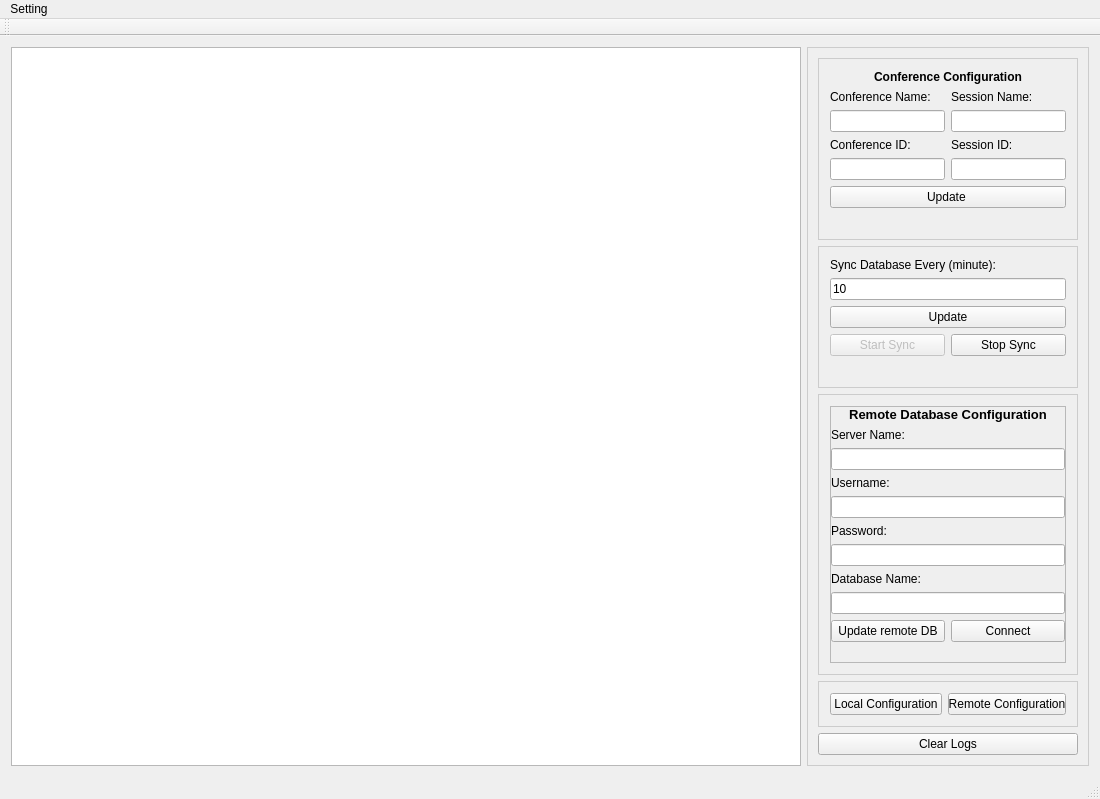
<?xml version="1.0" encoding="UTF-8"?>
<ui version="4.0">
 <class>MainWindow</class>
 <widget class="QMainWindow" name="MainWindow">
  <property name="geometry">
   <rect>
    <x>0</x>
    <y>0</y>
    <width>1100</width>
    <height>768</height>
   </rect>
  </property>
  <property name="windowTitle">
   <string>Prime Database Sync</string>
  </property>
  <widget class="QWidget" name="centralWidget">
   <layout class="QGridLayout" name="gridLayout">
    <item row="0" column="1">
     <widget class="QWidget" name="side" native="true">
      <property name="styleSheet">
       <string notr="true">#side {
	min-width: 200px;
	max-width: 280px;
	border: 1px solid #ccc;

}
</string>
      </property>
      <layout class="QVBoxLayout" name="verticalLayout">
       <item>
        <widget class="QFrame" name="frame_5">
         <property name="styleSheet">
          <string notr="true">#frame_5 {
	border: 1px solid #ccc;
}</string>
         </property>
         <property name="frameShape">
          <enum>QFrame::StyledPanel</enum>
         </property>
         <property name="frameShadow">
          <enum>QFrame::Raised</enum>
         </property>
         <layout class="QVBoxLayout" name="verticalLayout_11">
          <item>
           <widget class="QLabel" name="label_14">
            <property name="text">
             <string>&lt;html&gt;&lt;head/&gt;&lt;body&gt;&lt;p align=&quot;center&quot;&gt;&lt;span style=&quot; font-weight:600;&quot;&gt;Conference Configuration&lt;/span&gt;&lt;/p&gt;&lt;/body&gt;&lt;/html&gt;</string>
            </property>
           </widget>
          </item>
          <item>
           <layout class="QHBoxLayout" name="horizontalLayout_7">
            <item>
             <layout class="QVBoxLayout" name="verticalLayout_9">
              <item>
               <widget class="QLabel" name="label_17">
                <property name="text">
                 <string>Conference Name:</string>
                </property>
               </widget>
              </item>
              <item>
               <widget class="QLineEdit" name="txt_conference_name"/>
              </item>
             </layout>
            </item>
            <item>
             <layout class="QVBoxLayout" name="verticalLayout_10">
              <item>
               <widget class="QLabel" name="label_18">
                <property name="text">
                 <string>Session Name:</string>
                </property>
               </widget>
              </item>
              <item>
               <widget class="QLineEdit" name="txt_session_name"/>
              </item>
             </layout>
            </item>
           </layout>
          </item>
          <item>
           <layout class="QHBoxLayout" name="horizontalLayout_5">
            <item>
             <layout class="QVBoxLayout" name="verticalLayout_5">
              <item>
               <widget class="QLabel" name="label_12">
                <property name="text">
                 <string>Conference ID:</string>
                </property>
               </widget>
              </item>
              <item>
               <widget class="QLineEdit" name="txt_conference_id"/>
              </item>
             </layout>
            </item>
            <item>
             <layout class="QVBoxLayout" name="verticalLayout_6">
              <item>
               <widget class="QLabel" name="label_13">
                <property name="text">
                 <string>Session ID:</string>
                </property>
               </widget>
              </item>
              <item>
               <widget class="QLineEdit" name="txt_session_id"/>
              </item>
             </layout>
            </item>
           </layout>
          </item>
          <item>
           <widget class="QPushButton" name="update_conference_session_bt">
            <property name="text">
             <string>Update </string>
            </property>
           </widget>
          </item>
          <item>
           <widget class="QLabel" name="txt_conference_session_msg">
            <property name="text">
             <string/>
            </property>
            <property name="wordWrap">
             <bool>true</bool>
            </property>
           </widget>
          </item>
         </layout>
        </widget>
       </item>
       <item>
        <widget class="QFrame" name="frame">
         <property name="styleSheet">
          <string notr="true">#frame {
	border: 1px solid #ccc;
}</string>
         </property>
         <property name="frameShape">
          <enum>QFrame::StyledPanel</enum>
         </property>
         <property name="frameShadow">
          <enum>QFrame::Raised</enum>
         </property>
         <layout class="QVBoxLayout" name="verticalLayout_2">
          <item>
           <widget class="QLabel" name="label">
            <property name="text">
             <string>Sync Database Every (minute): </string>
            </property>
           </widget>
          </item>
          <item>
           <widget class="QLineEdit" name="sync_time">
            <property name="text">
             <string>10</string>
            </property>
           </widget>
          </item>
          <item>
           <widget class="QPushButton" name="update_sync_time">
            <property name="text">
             <string>Update</string>
            </property>
           </widget>
          </item>
          <item>
           <layout class="QHBoxLayout" name="horizontalLayout_3">
            <item>
             <widget class="QPushButton" name="start_sync">
              <property name="enabled">
               <bool>false</bool>
              </property>
              <property name="text">
               <string>Start Sync</string>
              </property>
             </widget>
            </item>
            <item>
             <widget class="QPushButton" name="stop_sync">
              <property name="enabled">
               <bool>true</bool>
              </property>
              <property name="text">
               <string>Stop Sync</string>
              </property>
             </widget>
            </item>
           </layout>
          </item>
          <item>
           <widget class="QLabel" name="txt_msg">
            <property name="text">
             <string/>
            </property>
            <property name="wordWrap">
             <bool>true</bool>
            </property>
           </widget>
          </item>
         </layout>
        </widget>
       </item>
       <item>
        <widget class="QStackedWidget" name="stackedWidget">
         <property name="styleSheet">
          <string notr="true">#stackedWidget {
	border: 1px solid #ccc;
}</string>
         </property>
         <property name="currentIndex">
          <number>1</number>
         </property>
         <widget class="QWidget" name="local_db_config">
          <layout class="QGridLayout" name="gridLayout_2">
           <item row="0" column="0">
            <widget class="QFrame" name="local_db_config_2">
             <property name="styleSheet">
              <string notr="true"/>
             </property>
             <property name="frameShape">
              <enum>QFrame::StyledPanel</enum>
             </property>
             <property name="frameShadow">
              <enum>QFrame::Raised</enum>
             </property>
             <layout class="QVBoxLayout" name="verticalLayout_3">
              <property name="leftMargin">
               <number>0</number>
              </property>
              <property name="topMargin">
               <number>0</number>
              </property>
              <property name="rightMargin">
               <number>0</number>
              </property>
              <property name="bottomMargin">
               <number>0</number>
              </property>
              <item>
               <widget class="QLabel" name="label_6">
                <property name="font">
                 <font>
                  <pointsize>10</pointsize>
                  <weight>75</weight>
                  <bold>true</bold>
                 </font>
                </property>
                <property name="text">
                 <string>&lt;html&gt;&lt;head/&gt;&lt;body&gt;&lt;p align=&quot;center&quot;&gt;&lt;span style=&quot; font-size:9pt; font-weight:600;&quot;&gt;Local Database Configuration&lt;/span&gt;&lt;/p&gt;&lt;/body&gt;&lt;/html&gt;</string>
                </property>
               </widget>
              </item>
              <item>
               <widget class="QLabel" name="label_4">
                <property name="text">
                 <string>Server Name:</string>
                </property>
               </widget>
              </item>
              <item>
               <widget class="QLineEdit" name="txt_server_name_local"/>
              </item>
              <item>
               <widget class="QLabel" name="label_2">
                <property name="text">
                 <string>Username:</string>
                </property>
               </widget>
              </item>
              <item>
               <widget class="QLineEdit" name="txt_username_local"/>
              </item>
              <item>
               <widget class="QLabel" name="label_3">
                <property name="text">
                 <string>Password:</string>
                </property>
               </widget>
              </item>
              <item>
               <widget class="QLineEdit" name="txt_password_local">
                <property name="echoMode">
                 <enum>QLineEdit::Password</enum>
                </property>
               </widget>
              </item>
              <item>
               <widget class="QLabel" name="label_5">
                <property name="text">
                 <string>Database Name:</string>
                </property>
               </widget>
              </item>
              <item>
               <widget class="QLineEdit" name="txt_database_name_local"/>
              </item>
              <item>
               <layout class="QHBoxLayout" name="horizontalLayout">
                <item>
                 <widget class="QPushButton" name="update_local">
                  <property name="text">
                   <string>Update local DB</string>
                  </property>
                 </widget>
                </item>
                <item>
                 <widget class="QPushButton" name="connect_local_db">
                  <property name="text">
                   <string>Connect</string>
                  </property>
                 </widget>
                </item>
               </layout>
              </item>
              <item>
               <widget class="QLabel" name="txt_local_msg">
                <property name="text">
                 <string/>
                </property>
                <property name="wordWrap">
                 <bool>true</bool>
                </property>
               </widget>
              </item>
             </layout>
            </widget>
           </item>
          </layout>
         </widget>
         <widget class="QWidget" name="remote_db_config">
          <layout class="QGridLayout" name="gridLayout_3">
           <item row="0" column="0">
            <widget class="QFrame" name="remote_db_config_2">
             <property name="frameShape">
              <enum>QFrame::StyledPanel</enum>
             </property>
             <property name="frameShadow">
              <enum>QFrame::Raised</enum>
             </property>
             <layout class="QVBoxLayout" name="verticalLayout_4">
              <property name="leftMargin">
               <number>0</number>
              </property>
              <property name="topMargin">
               <number>0</number>
              </property>
              <property name="rightMargin">
               <number>0</number>
              </property>
              <property name="bottomMargin">
               <number>0</number>
              </property>
              <item>
               <widget class="QLabel" name="label_11">
                <property name="font">
                 <font>
                  <pointsize>10</pointsize>
                  <weight>75</weight>
                  <bold>true</bold>
                 </font>
                </property>
                <property name="text">
                 <string>&lt;html&gt;&lt;head/&gt;&lt;body&gt;&lt;p align=&quot;center&quot;&gt;&lt;span style=&quot; font-weight:600;&quot;&gt;Remote Database Configuration&lt;/span&gt;&lt;/p&gt;&lt;/body&gt;&lt;/html&gt;</string>
                </property>
               </widget>
              </item>
              <item>
               <widget class="QLabel" name="label_7">
                <property name="text">
                 <string>Server Name:</string>
                </property>
               </widget>
              </item>
              <item>
               <widget class="QLineEdit" name="txt_server_name_remote"/>
              </item>
              <item>
               <widget class="QLabel" name="label_8">
                <property name="text">
                 <string>Username:</string>
                </property>
               </widget>
              </item>
              <item>
               <widget class="QLineEdit" name="txt_username_remote"/>
              </item>
              <item>
               <widget class="QLabel" name="label_9">
                <property name="text">
                 <string>Password:</string>
                </property>
               </widget>
              </item>
              <item>
               <widget class="QLineEdit" name="txt_password_remote">
                <property name="echoMode">
                 <enum>QLineEdit::Password</enum>
                </property>
               </widget>
              </item>
              <item>
               <widget class="QLabel" name="label_10">
                <property name="text">
                 <string>Database Name:</string>
                </property>
               </widget>
              </item>
              <item>
               <widget class="QLineEdit" name="txt_database_name_remote"/>
              </item>
              <item>
               <layout class="QHBoxLayout" name="horizontalLayout_2">
                <item>
                 <widget class="QPushButton" name="update_remote">
                  <property name="text">
                   <string>Update remote DB</string>
                  </property>
                 </widget>
                </item>
                <item>
                 <widget class="QPushButton" name="connect_remote_db">
                  <property name="text">
                   <string>Connect</string>
                  </property>
                 </widget>
                </item>
               </layout>
              </item>
              <item>
               <widget class="QLabel" name="txt_remote_msg">
                <property name="text">
                 <string/>
                </property>
                <property name="wordWrap">
                 <bool>true</bool>
                </property>
               </widget>
              </item>
             </layout>
            </widget>
           </item>
          </layout>
         </widget>
        </widget>
       </item>
       <item>
        <widget class="QFrame" name="frame_4">
         <property name="styleSheet">
          <string notr="true">#frame_4 {
	border: 1px solid #ccc;
}</string>
         </property>
         <property name="frameShape">
          <enum>QFrame::StyledPanel</enum>
         </property>
         <property name="frameShadow">
          <enum>QFrame::Raised</enum>
         </property>
         <layout class="QHBoxLayout" name="horizontalLayout_4">
          <item>
           <widget class="QPushButton" name="local_config_bt">
            <property name="cursor">
             <cursorShape>PointingHandCursor</cursorShape>
            </property>
            <property name="text">
             <string>Local Configuration</string>
            </property>
           </widget>
          </item>
          <item>
           <widget class="QPushButton" name="remote_config_bt">
            <property name="cursor">
             <cursorShape>PointingHandCursor</cursorShape>
            </property>
            <property name="text">
             <string>Remote Configuration</string>
            </property>
           </widget>
          </item>
         </layout>
        </widget>
       </item>
       <item>
        <spacer name="verticalSpacer">
         <property name="orientation">
          <enum>Qt::Vertical</enum>
         </property>
         <property name="sizeHint" stdset="0">
          <size>
           <width>20</width>
           <height>40</height>
          </size>
         </property>
        </spacer>
       </item>
       <item>
        <widget class="QPushButton" name="clear_logs_bt">
         <property name="text">
          <string>Clear Logs</string>
         </property>
        </widget>
       </item>
      </layout>
     </widget>
    </item>
    <item row="0" column="0">
     <widget class="QTextEdit" name="txt_events_log">
      <property name="font">
       <font>
        <family>Times New Roman</family>
        <pointsize>10</pointsize>
        <weight>50</weight>
        <bold>false</bold>
       </font>
      </property>
      <property name="styleSheet">
       <string notr="true">#txt_events_log {
	min-width: 600px;
}</string>
      </property>
      <property name="readOnly">
       <bool>true</bool>
      </property>
     </widget>
    </item>
   </layout>
  </widget>
  <widget class="QMenuBar" name="menuBar">
   <property name="geometry">
    <rect>
     <x>0</x>
     <y>0</y>
     <width>1100</width>
     <height>21</height>
    </rect>
   </property>
   <widget class="QMenu" name="menuSetting">
    <property name="title">
     <string>Setting</string>
    </property>
    <addaction name="actionReconnect_to_servers"/>
    <addaction name="separator"/>
    <addaction name="actionInsert_Test_Data"/>
    <addaction name="actionRemove_Test_Data"/>
    <addaction name="separator"/>
    <addaction name="actionExit"/>
   </widget>
   <addaction name="menuSetting"/>
  </widget>
  <widget class="QToolBar" name="mainToolBar">
   <attribute name="toolBarArea">
    <enum>TopToolBarArea</enum>
   </attribute>
   <attribute name="toolBarBreak">
    <bool>false</bool>
   </attribute>
  </widget>
  <widget class="QStatusBar" name="statusBar"/>
  <action name="actionReconnect_to_servers">
   <property name="text">
    <string>Reconnect to servers</string>
   </property>
  </action>
  <action name="actionInsert_Test_Data">
   <property name="text">
    <string>Insert Debug Data</string>
   </property>
  </action>
  <action name="actionRemove_Test_Data">
   <property name="text">
    <string>Remove Debug Data</string>
   </property>
  </action>
  <action name="actionExit">
   <property name="text">
    <string>Exit</string>
   </property>
  </action>
 </widget>
 <layoutdefault spacing="6" margin="11"/>
 <resources/>
 <connections/>
</ui>
